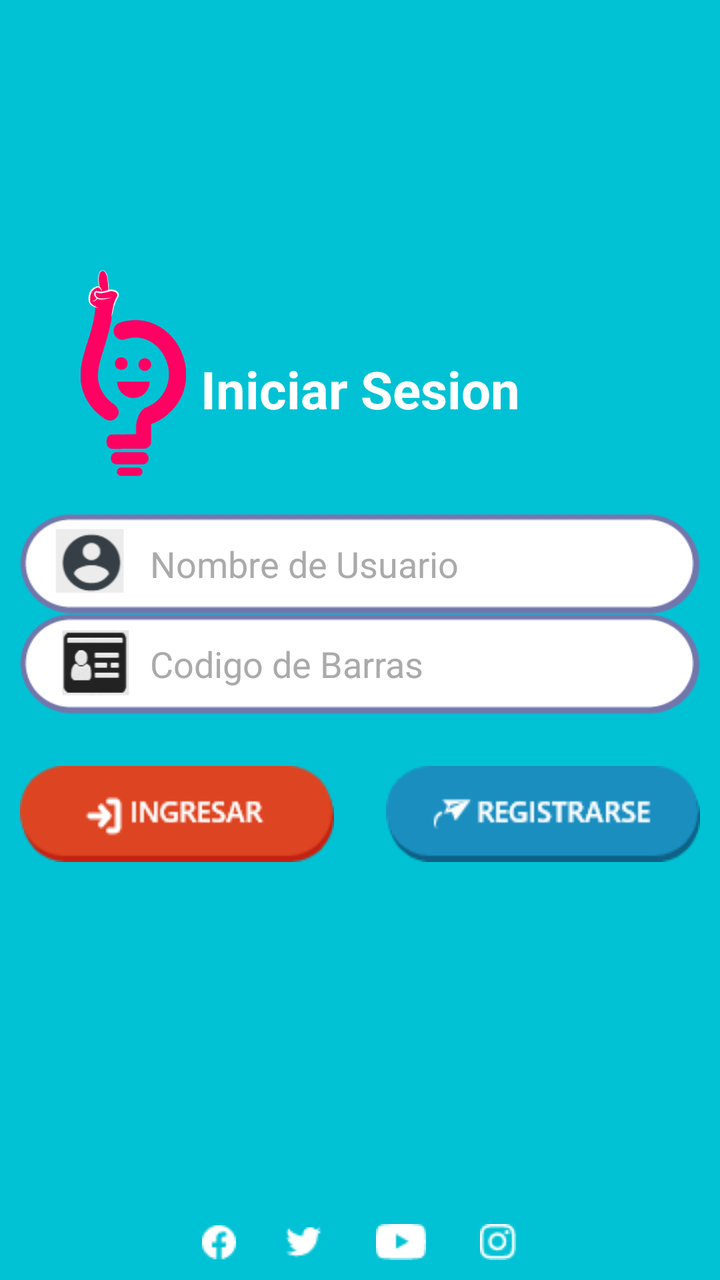
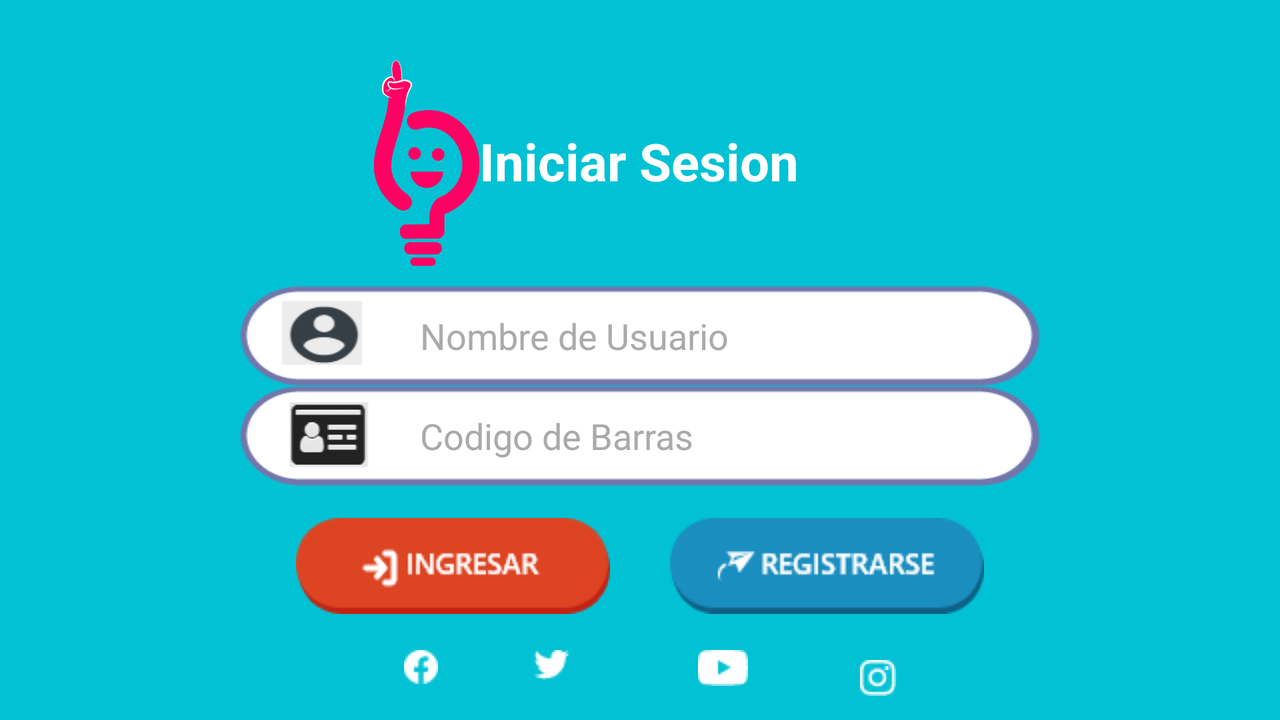

First picture: res/layout/ on a phone held upright. Second picture: the repository's own variant of that layout, on a device whose configuration matches the variant's folder. Source for both follows.
<!-- AndroidManifest.xml: application theme AppTheme -->
<!-- res/layout/activity__loggin__huawei.xml -->
<?xml version="1.0" encoding="utf-8"?>
<androidx.constraintlayout.widget.ConstraintLayout xmlns:android="http://schemas.android.com/apk/res/android"
    xmlns:app="http://schemas.android.com/apk/res-auto"
    xmlns:tools="http://schemas.android.com/tools"
    android:layout_width="match_parent"
    android:layout_height="match_parent"
    android:background="@color/colorBack"
    tools:context=".Activity_Loggin_Huawei">

    <ImageView
        android:id="@+id/imageView5"
        android:layout_width="0dp"
        android:layout_height="0dp"
        android:scaleType="centerCrop"
        app:layout_constraintBottom_toBottomOf="parent"
        app:layout_constraintEnd_toEndOf="parent"
        app:layout_constraintHorizontal_bias="1.0"
        app:layout_constraintStart_toStartOf="parent"
        app:layout_constraintTop_toTopOf="parent"
        app:layout_constraintVertical_bias="0.0" />

    <Button
        android:id="@+id/btnLoginAL"
        android:layout_width="wrap_content"
        android:layout_height="wrap_content"
        android:layout_marginTop="26dp"
        android:background="@drawable/btn_login"
        android:elevation="8dp"
        android:padding="10dp"
        android:textColor="@android:color/background_light"
        android:textSize="18sp"
        android:textStyle="bold"
        app:layout_constraintBottom_toTopOf="@+id/textView2"
        app:layout_constraintStart_toStartOf="@+id/etxtBarCodeAL"
        app:layout_constraintTop_toBottomOf="@+id/etxtBarCodeAL" />

    <ImageButton
        android:id="@+id/btnSocialYoutube"
        android:layout_width="wrap_content"
        android:layout_height="wrap_content"
        android:layout_marginEnd="3dp"
        android:backgroundTint="?android:attr/panelBackground"
        android:src="@drawable/icon_youtube"
        app:layout_constraintBottom_toBottomOf="@+id/btnSocialnstagram"
        app:layout_constraintEnd_toStartOf="@+id/btnSocialnstagram"
        app:layout_constraintTop_toTopOf="@+id/btnSocialnstagram" />

    <ImageButton
        android:id="@+id/btnSocialnstagram"
        android:layout_width="wrap_content"
        android:layout_height="wrap_content"
        android:backgroundTint="?android:attr/panelBackground"
        android:src="@drawable/icon_instagram"
        app:layout_constraintBottom_toBottomOf="parent"
        app:layout_constraintEnd_toStartOf="@+id/guideline2"
        app:layout_constraintTop_toTopOf="@+id/guideline3" />

    <ImageButton
        android:id="@+id/btnSocialTwitter"
        android:layout_width="wrap_content"
        android:layout_height="wrap_content"
        android:layout_marginEnd="3dp"
        android:backgroundTint="?android:attr/panelBackground"
        android:src="@drawable/icon_twitter"
        app:layout_constraintBottom_toBottomOf="@+id/btnSocialYoutube"
        app:layout_constraintEnd_toStartOf="@+id/btnSocialYoutube"
        app:layout_constraintTop_toTopOf="@+id/btnSocialYoutube" />

    <ImageButton
        android:id="@+id/btnSocialFacebook"
        android:layout_width="wrap_content"
        android:layout_height="wrap_content"
        android:layout_marginEnd="2dp"
        android:backgroundTint="?android:attr/panelBackground"
        android:src="@drawable/icon_facebook"
        app:layout_constraintBottom_toBottomOf="@+id/btnSocialTwitter"
        app:layout_constraintEnd_toStartOf="@+id/btnSocialTwitter"
        app:layout_constraintStart_toStartOf="@+id/guideline"
        app:layout_constraintTop_toTopOf="@+id/btnSocialTwitter" />

    <androidx.constraintlayout.widget.Guideline
        android:id="@+id/guideline"
        android:layout_width="wrap_content"
        android:layout_height="wrap_content"
        android:orientation="vertical"
        app:layout_constraintGuide_percent="0.25" />

    <androidx.constraintlayout.widget.Guideline
        android:id="@+id/guideline2"
        android:layout_width="wrap_content"
        android:layout_height="wrap_content"
        android:orientation="vertical"
        app:layout_constraintGuide_percent="0.75" />

    <androidx.constraintlayout.widget.Guideline
        android:id="@+id/guideline3"
        android:layout_width="wrap_content"
        android:layout_height="wrap_content"
        android:orientation="horizontal"
        app:layout_constraintGuide_percent="0.94" />

    <androidx.constraintlayout.widget.Guideline
        android:id="@+id/guideline12"
        android:layout_width="wrap_content"
        android:layout_height="wrap_content"
        android:orientation="horizontal"
        app:layout_constraintGuide_percent="1.0" />

    <androidx.constraintlayout.widget.Guideline
        android:id="@+id/guideline15"
        android:layout_width="wrap_content"
        android:layout_height="wrap_content"
        android:orientation="horizontal"
        app:layout_constraintGuide_percent="0.35" />

    <androidx.constraintlayout.widget.Guideline
        android:id="@+id/guideline17"
        android:layout_width="wrap_content"
        android:layout_height="wrap_content"
        android:orientation="horizontal"
        app:layout_constraintGuide_percent="0.65" />

    <androidx.constraintlayout.widget.Guideline
        android:id="@+id/guideline13"
        android:layout_width="wrap_content"
        android:layout_height="wrap_content"
        android:orientation="vertical"
        app:layout_constraintGuide_percent="0.5" />


    <TextView
        android:id="@+id/textView5"
        android:layout_width="wrap_content"
        android:layout_height="wrap_content"
        android:layout_marginBottom="12dp"
        android:text="@string/title_login"
        android:textColor="@color/colorHint"
        android:textSize="26sp"
        android:textStyle="bold"
        app:layout_constraintBottom_toTopOf="@+id/guideline15"
        app:layout_constraintEnd_toEndOf="parent"
        app:layout_constraintStart_toStartOf="parent" />

    <EditText
        android:id="@+id/etxtNikNameAM"
        android:layout_width="match_parent"
        android:layout_height="50dp"
        android:layout_marginStart="10dp"
        android:layout_marginEnd="10dp"
        android:background="@drawable/log"
        android:ems="10"
        android:hint="@string/hint_edit_email"
        android:inputType="textPersonName"
        android:paddingLeft="65dp"
        android:layout_marginTop="45dp"
        android:textColorHint="@android:color/darker_gray"
        app:layout_constraintBottom_toTopOf="@+id/etxtBarCodeAL"
        app:layout_constraintEnd_toEndOf="parent"
        app:layout_constraintStart_toStartOf="parent"
        app:layout_constraintTop_toBottomOf="@+id/textView5" />

    <EditText
        android:id="@+id/etxtBarCodeAL"
        android:layout_width="match_parent"
        android:layout_height="50dp"
        android:layout_marginStart="10dp"
        android:layout_marginTop="16dp"
        android:layout_marginEnd="10dp"
        android:layout_marginBottom="12dp"
        android:background="@drawable/campo2"
        android:ems="10"
        android:hint="@string/hint_input_pass"
        android:inputType="textPersonName|textPassword"
        android:paddingLeft="65dp"
        android:textColorHint="@android:color/darker_gray"
        app:layout_constraintBottom_toTopOf="@+id/btnLoginAL"
        app:layout_constraintEnd_toEndOf="@+id/editTextEmailLogin"
        app:layout_constraintHorizontal_bias="0.35"
        app:layout_constraintStart_toStartOf="@+id/editTextEmailLogin"
        app:layout_constraintTop_toBottomOf="@+id/editTextEmailLogin"
        tools:ignore="UnknownId" />

    <Button
        android:id="@+id/btnGuardar"
        android:layout_width="wrap_content"
        android:layout_height="wrap_content"
        android:background="@drawable/btn_register"
        app:layout_constraintBottom_toBottomOf="@+id/btnLoginAL"
        app:layout_constraintEnd_toEndOf="@+id/etxtBarCodeAL"
        app:layout_constraintTop_toTopOf="@+id/btnLoginAL" />

    <ImageView
        android:id="@+id/imageView2"
        android:layout_width="88dp"
        android:layout_height="103dp"
        android:layout_marginTop="30dp"
        app:layout_constraintBottom_toTopOf="@+id/etxtNikNameAM"
        app:layout_constraintEnd_toEndOf="parent"
        app:layout_constraintHorizontal_bias="0.083"
        app:layout_constraintStart_toStartOf="parent"
        app:layout_constraintTop_toTopOf="@+id/imageView5"
        app:layout_constraintVertical_bias="0.846"
        app:srcCompat="@drawable/recurso_2" />

</androidx.constraintlayout.widget.ConstraintLayout>
<!-- resources referenced by this layout -->
<resources>
  <color name="colorBack">#01C2D4</color>
  <color name="colorHint">#FFFFFF</color>
  <!-- drawable btn_login: png bitmap (drawable, 2874 bytes) -->
  <!-- drawable btn_register: png bitmap (drawable, 3037 bytes) -->
  <!-- drawable campo2: png bitmap (drawable, 4570 bytes) -->
  <!-- drawable icon_facebook: png bitmap (drawable, 383 bytes) -->
  <!-- drawable icon_instagram: png bitmap (drawable, 469 bytes) -->
  <!-- drawable icon_twitter: png bitmap (drawable, 353 bytes) -->
  <!-- drawable icon_youtube: png bitmap (drawable, 342 bytes) -->
  <!-- drawable log: png bitmap (drawable, 4436 bytes) -->
  <!-- drawable recurso_2: png bitmap (drawable, 8656 bytes) -->
  <string name="hint_edit_email">Nombre de Usuario</string>
  <string name="hint_input_pass">Codigo de Barras</string>
  <string name="title_login">Iniciar Sesion</string>
  <style name="AppTheme" parent="Theme.AppCompat.Light.DarkActionBar">
          
          <item name="colorPrimary">@color/colorPrimary</item>
          <item name="colorPrimaryDark">@color/colorPrimaryDark</item>
          <item name="colorAccent">@color/colorAccent</item>
  
      </style>
  <color name="colorPrimary">#6200EE</color>
  <color name="colorPrimaryDark">#3700B3</color>
  <color name="colorAccent">#03DAC5</color>
</resources>
<!-- res/layout-land/activity__loggin__huawei.xml (the repository's variant of the layout above) -->
<!-- drawn on the phone turned sideways -->
<?xml version="1.0" encoding="utf-8"?>
<androidx.constraintlayout.widget.ConstraintLayout xmlns:android="http://schemas.android.com/apk/res/android"
    xmlns:app="http://schemas.android.com/apk/res-auto"
    xmlns:tools="http://schemas.android.com/tools"
    android:layout_width="match_parent"
    android:layout_height="match_parent"
    android:background="@color/colorBack"
    tools:context=".Activity_Loggin_Huawei">

    <ImageView
        android:id="@+id/imageView5"
        android:layout_width="0dp"
        android:layout_height="0dp"
        android:layout_marginBottom="10dp"
        android:scaleType="centerCrop"
        app:layout_constraintBottom_toBottomOf="parent"
        app:layout_constraintEnd_toEndOf="parent"
        app:layout_constraintHorizontal_bias="0.0"
        app:layout_constraintStart_toStartOf="parent"
        app:layout_constraintTop_toTopOf="parent"
        app:layout_constraintVertical_bias="0.0" />

    <Button
        android:id="@+id/btnLoginAL"
        android:layout_width="wrap_content"
        android:layout_height="wrap_content"
        android:layout_marginStart="28dp"
        android:layout_marginTop="16dp"
        android:background="@drawable/btn_login"
        android:elevation="8dp"
        android:padding="10dp"
        android:textColor="@android:color/background_light"
        android:textSize="18sp"
        android:textStyle="bold"
        app:layout_constraintBottom_toTopOf="@+id/textView2"
        app:layout_constraintStart_toStartOf="@+id/etxtBarCodeAL"
        app:layout_constraintTop_toBottomOf="@+id/etxtBarCodeAL" />

    <ImageButton
        android:id="@+id/btnSocialYoutube"
        android:layout_width="wrap_content"
        android:layout_height="wrap_content"
        android:layout_marginEnd="32dp"
        android:layout_marginBottom="5dp"
        android:backgroundTint="?android:attr/panelBackground"
        android:src="@drawable/icon_youtube"
        app:layout_constraintBottom_toBottomOf="@+id/btnSocialnstagram"
        app:layout_constraintEnd_toStartOf="@+id/btnSocialnstagram"
        app:layout_constraintTop_toTopOf="@+id/btnSocialnstagram"
        app:layout_constraintVertical_bias="1.0" />

    <ImageButton
        android:id="@+id/btnSocialnstagram"
        android:layout_width="wrap_content"
        android:layout_height="wrap_content"
        android:layout_marginEnd="20dp"
        android:layout_marginBottom="10dp"
        android:backgroundTint="?android:attr/panelBackground"
        android:src="@drawable/icon_instagram"
        app:layout_constraintBottom_toBottomOf="parent"
        app:layout_constraintEnd_toStartOf="@+id/guideline2"
        app:layout_constraintTop_toTopOf="@+id/guideline3" />

    <ImageButton
        android:id="@+id/btnSocialTwitter"
        android:layout_width="wrap_content"
        android:layout_height="wrap_content"
        android:layout_marginEnd="40dp"
        android:layout_marginBottom="15dp"
        android:backgroundTint="?android:attr/panelBackground"
        android:src="@drawable/icon_twitter"
        app:layout_constraintBottom_toBottomOf="@+id/btnSocialYoutube"
        app:layout_constraintEnd_toStartOf="@+id/btnSocialYoutube"
        app:layout_constraintTop_toTopOf="@+id/btnSocialYoutube"
        app:layout_constraintVertical_bias="0.0" />

    <ImageButton
        android:id="@+id/btnSocialFacebook"
        android:layout_width="wrap_content"
        android:layout_height="wrap_content"
        android:layout_marginEnd="10dp"
        android:layout_marginBottom="10dp"
        android:backgroundTint="?android:attr/panelBackground"
        android:src="@drawable/icon_facebook"
        app:layout_constraintBottom_toBottomOf="@+id/btnSocialTwitter"
        app:layout_constraintEnd_toStartOf="@+id/btnSocialTwitter"
        app:layout_constraintHorizontal_bias="0.685"
        app:layout_constraintStart_toStartOf="@+id/guideline"
        app:layout_constraintTop_toTopOf="@+id/btnSocialTwitter"
        app:layout_constraintVertical_bias="0.0" />

    <androidx.constraintlayout.widget.Guideline
        android:id="@+id/guideline"
        android:layout_width="wrap_content"
        android:layout_height="wrap_content"
        android:orientation="vertical"
        app:layout_constraintGuide_percent="0.25" />

    <androidx.constraintlayout.widget.Guideline
        android:id="@+id/guideline2"
        android:layout_width="wrap_content"
        android:layout_height="wrap_content"
        android:orientation="vertical"
        app:layout_constraintGuide_percent="0.75" />

    <androidx.constraintlayout.widget.Guideline
        android:id="@+id/guideline3"
        android:layout_width="wrap_content"
        android:layout_height="wrap_content"
        android:orientation="horizontal"
        app:layout_constraintGuide_percent="0.91" />

    <androidx.constraintlayout.widget.Guideline
        android:id="@+id/guideline12"
        android:layout_width="wrap_content"
        android:layout_height="wrap_content"
        android:orientation="horizontal"
        app:layout_constraintGuide_percent="1.0" />

    <androidx.constraintlayout.widget.Guideline
        android:id="@+id/guideline15"
        android:layout_width="wrap_content"
        android:layout_height="wrap_content"
        android:orientation="horizontal"
        app:layout_constraintGuide_percent="0.35" />

    <androidx.constraintlayout.widget.Guideline
        android:id="@+id/guideline17"
        android:layout_width="wrap_content"
        android:layout_height="wrap_content"
        android:orientation="horizontal"
        app:layout_constraintGuide_percent="0.65" />

    <androidx.constraintlayout.widget.Guideline
        android:id="@+id/guideline13"
        android:layout_width="wrap_content"
        android:layout_height="wrap_content"
        android:orientation="vertical"
        app:layout_constraintGuide_percent="0.5" />


    <TextView
        android:id="@+id/textView5"
        android:layout_width="wrap_content"
        android:layout_height="wrap_content"
        android:layout_marginBottom="28dp"
        android:text="@string/title_login"
        android:textColor="@color/colorHint"
        android:textSize="26sp"
        android:textStyle="bold"
        app:layout_constraintBottom_toTopOf="@+id/guideline15"
        app:layout_constraintEnd_toEndOf="parent"
        app:layout_constraintHorizontal_bias="0.499"
        app:layout_constraintStart_toStartOf="parent" />

    <EditText
        android:id="@+id/etxtBarCodeAL"
        android:layout_width="match_parent"
        android:layout_height="50dp"
        android:layout_marginStart="120dp"
        android:layout_marginTop="16dp"
        android:layout_marginEnd="120dp"
        android:layout_marginBottom="16dp"
        android:background="@drawable/campo2"
        android:ems="10"
        android:hint="@string/hint_input_pass"
        android:inputType="textPersonName|textPassword"
        android:paddingLeft="90dp"
        android:textColorHint="@android:color/darker_gray"
        app:layout_constraintBottom_toTopOf="@+id/btnLoginAL"
        app:layout_constraintEnd_toEndOf="@+id/editTextEmailLogin"
        app:layout_constraintHorizontal_bias="0.35"
        app:layout_constraintStart_toStartOf="@+id/editTextEmailLogin"
        app:layout_constraintTop_toBottomOf="@+id/editTextEmailLogin"
        tools:ignore="UnknownId" />

    <EditText
        android:id="@+id/etxtNikNameAM"
        android:layout_width="match_parent"
        android:layout_height="50dp"
        android:layout_marginStart="120dp"
        android:layout_marginTop="45dp"
        android:layout_marginEnd="120dp"
        android:background="@drawable/log"
        android:ems="10"
        android:hint="@string/hint_edit_email"
        android:inputType="textPersonName"
        android:paddingLeft="90dp"
        android:textColorHint="@android:color/darker_gray"
        app:layout_constraintBottom_toTopOf="@+id/etxtBarCodeAL"
        app:layout_constraintEnd_toEndOf="parent"
        app:layout_constraintHorizontal_bias="0.0"
        app:layout_constraintStart_toStartOf="parent"
        app:layout_constraintTop_toBottomOf="@+id/textView5"
        app:layout_constraintVertical_bias="1.0" />

    <Button
        android:id="@+id/btnGuardar"
        android:layout_width="wrap_content"
        android:layout_height="wrap_content"
        android:layout_marginEnd="28dp"
        android:background="@drawable/btn_register"
        app:layout_constraintBottom_toBottomOf="@+id/btnLoginAL"
        app:layout_constraintEnd_toEndOf="@+id/etxtBarCodeAL"
        app:layout_constraintTop_toTopOf="@+id/btnLoginAL"
        app:layout_constraintVertical_bias="0.0" />

    <ImageView
        android:id="@+id/imageView2"
        android:layout_width="88dp"
        android:layout_height="103dp"
        android:layout_marginTop="30dp"
        app:layout_constraintBottom_toTopOf="@+id/etxtNikNameAM"
        app:layout_constraintEnd_toEndOf="parent"
        app:layout_constraintHorizontal_bias="0.307"
        app:layout_constraintStart_toStartOf="parent"
        app:layout_constraintTop_toTopOf="@+id/imageView5"
        app:layout_constraintVertical_bias="0.0"
        app:srcCompat="@drawable/recurso_2" />


</androidx.constraintlayout.widget.ConstraintLayout>
